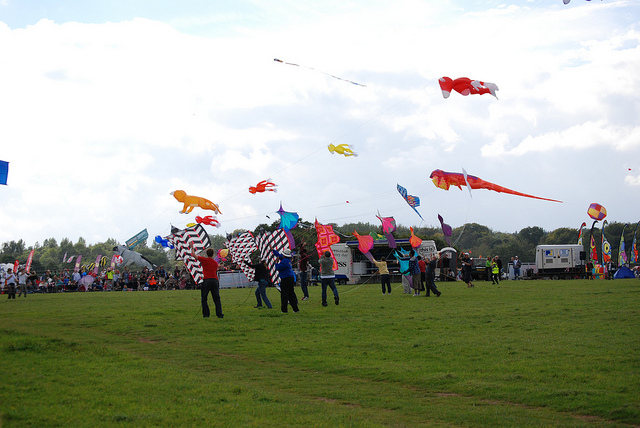
#> input picture proposal.png, 640 x 428 px, found by its file name
$ python 2.py
#> lines starting #> are read from the running program, lines starting #| are printed output that depends on the picture
import cv2
import numpy as np
import matplotlib.pyplot as plt

# 读取上传的图片
img_path = "/home/xuyuan/pan/OWOD-master/proposal.png"
image = cv2.imread(img_path)
#> image is the input picture: shape (428, 640, 3); mean B, G, R 151.2, 167.1, 162.4
image = cv2.cvtColor(image, cv2.COLOR_BGR2RGB)

h, w, _ = image.shape
#> h = 428; w = 640
num_boxes = 40  # 每种方法生成的候选框数量

# 定义四个proposal方法的框生成逻辑
def selective_search_like(h, w, n):
    boxes = []
    for _ in range(n):
        # 主要集中在图像中部，有部分重叠
        x = np.random.randint(w//4, 3*w//4)
        y = np.random.randint(h//3, 2*h//3)
        bw = np.random.randint(40, 100)
        bh = np.random.randint(60, 120)
        boxes.append((x, y, bw, bh))
    return boxes

def random_boxes(h, w, n):
    boxes = []
    for _ in range(n):
        x = np.random.randint(0, w-100)
        y = np.random.randint(0, h-100)
        bw = np.random.randint(40, 120)
        bh = np.random.randint(40, 120)
        boxes.append((x, y, bw, bh))
    return boxes

def query_based_like(h, w, n):
    boxes = []
    for _ in range(n):
        # 模拟：查询到的是“远景人群与车辆”区域（y 偏下）
        x = np.random.randint(w//4, 3*w//4)
        y = np.random.randint(int(0.55*h), int(0.85*h))
        # 框更宽、更矮，模拟注意力横向分布
        bw = np.random.randint(100, 180)
        bh = np.random.randint(50, 80)
        boxes.append((x, y, bw, bh))
    return boxes


def rpn_like(h, w, n):
    boxes = []
    for _ in range(n):
        # 更紧密围绕图像中心区域（近景人物）
        x = np.random.randint(w//2 - 100, w//2 + 100)
        y = np.random.randint(h//2 - 60, h//2 + 60)
        bw = np.random.randint(50, 90)
        bh = np.random.randint(80, 140)
        boxes.append((x, y, bw, bh))
    return boxes

# 生成四种框
ss_boxes = selective_search_like(h, w, num_boxes)
rb_boxes = random_boxes(h, w, num_boxes)
qb_boxes = query_based_like(h, w, num_boxes)
rpn_boxes = rpn_like(h, w, num_boxes)

# 绘制函数
def draw_boxes(image, boxes, color):
    img = image.copy()
    for (x, y, bw, bh) in boxes:
        cv2.rectangle(img, (x, y), (x+bw, y+bh), color, 2)
    return img

# 绘制四种方法结果
img_ss = draw_boxes(image, ss_boxes, (255, 0, 0))     # 蓝色
#> after the loop in draw_boxes, `for (x, y, bw, bh) in boxes:`:
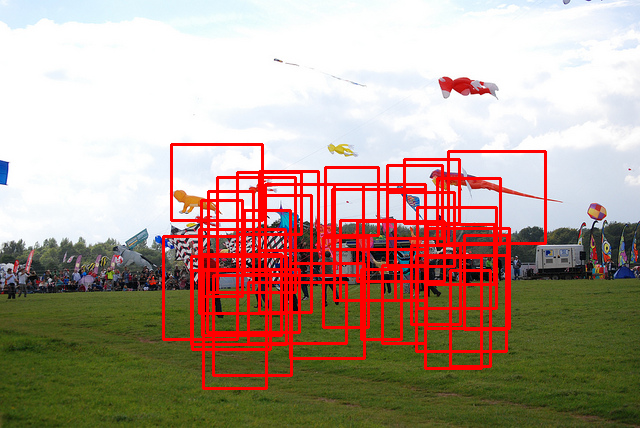
#> img: shape (428, 640, 3); mean R, G, B 177.3, 154.7, 140.5
img_rb = draw_boxes(image, rb_boxes, (229, 76, 94))     # 绿色
#> call 2 of draw_boxes, with color = (229, 76, 94)
#> after the loop in draw_boxes (call 2), `for (x, y, bw, bh) in boxes:`:
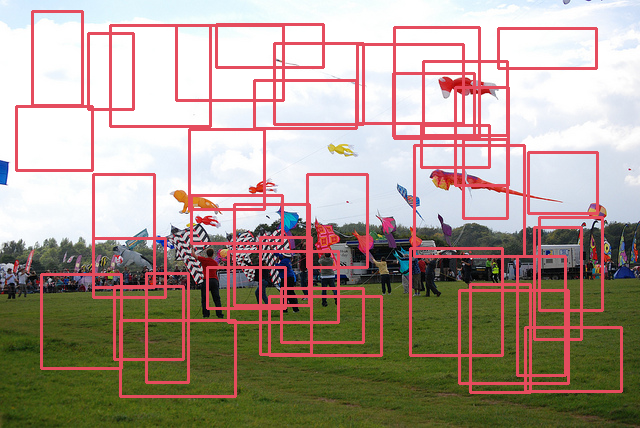
#> img: shape (428, 640, 3); mean R, G, B 171.5, 156.1, 144.6
img_qb = draw_boxes(image, qb_boxes, (255, 0, 255))   # 品红
#> call 3 of draw_boxes, with color = (255, 0, 255)
#> after the loop in draw_boxes (call 3), `for (x, y, bw, bh) in boxes:`:
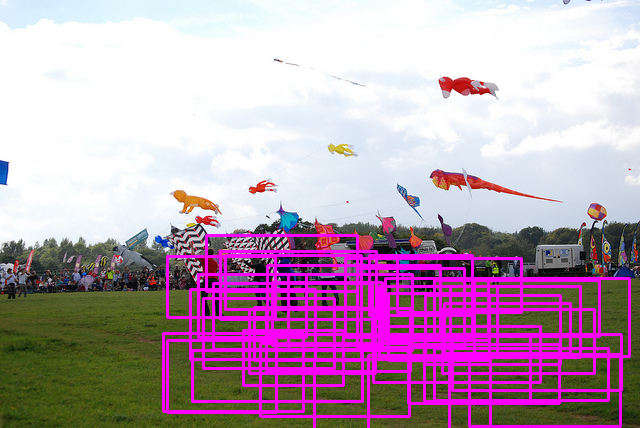
#> img: shape (428, 640, 3); mean R, G, B 186.3, 156.6, 179.7
img_rpn = draw_boxes(image, rpn_boxes, (255, 255, 0)) # 黄色
#> call 4 of draw_boxes, with color = (255, 255, 0)
#> after the loop in draw_boxes (call 4), `for (x, y, bw, bh) in boxes:`:
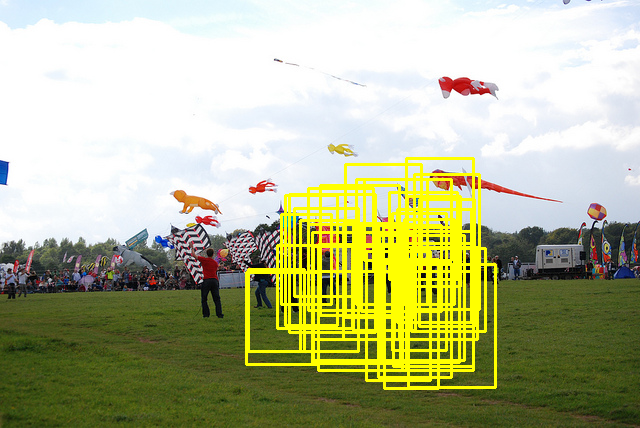
#> img: shape (428, 640, 3); mean R, G, B 178.8, 183, 142.7

# 显示结果
fig, axs = plt.subplots(2, 2, figsize=(12, 10))
axs[0, 0].imshow(img_ss)
axs[0, 0].set_title('Selective Search-like')
axs[0, 0].axis('off')

axs[0, 1].imshow(img_rb)
axs[0, 1].set_title('Random Boxes')
axs[0, 1].axis('off')

axs[1, 0].imshow(img_qb)
axs[1, 0].set_title('Query-based-like')
axs[1, 0].axis('off')

axs[1, 1].imshow(img_rpn)
axs[1, 1].set_title('RPN-like')
axs[1, 1].axis('off')

plt.tight_layout()
plt.show()
